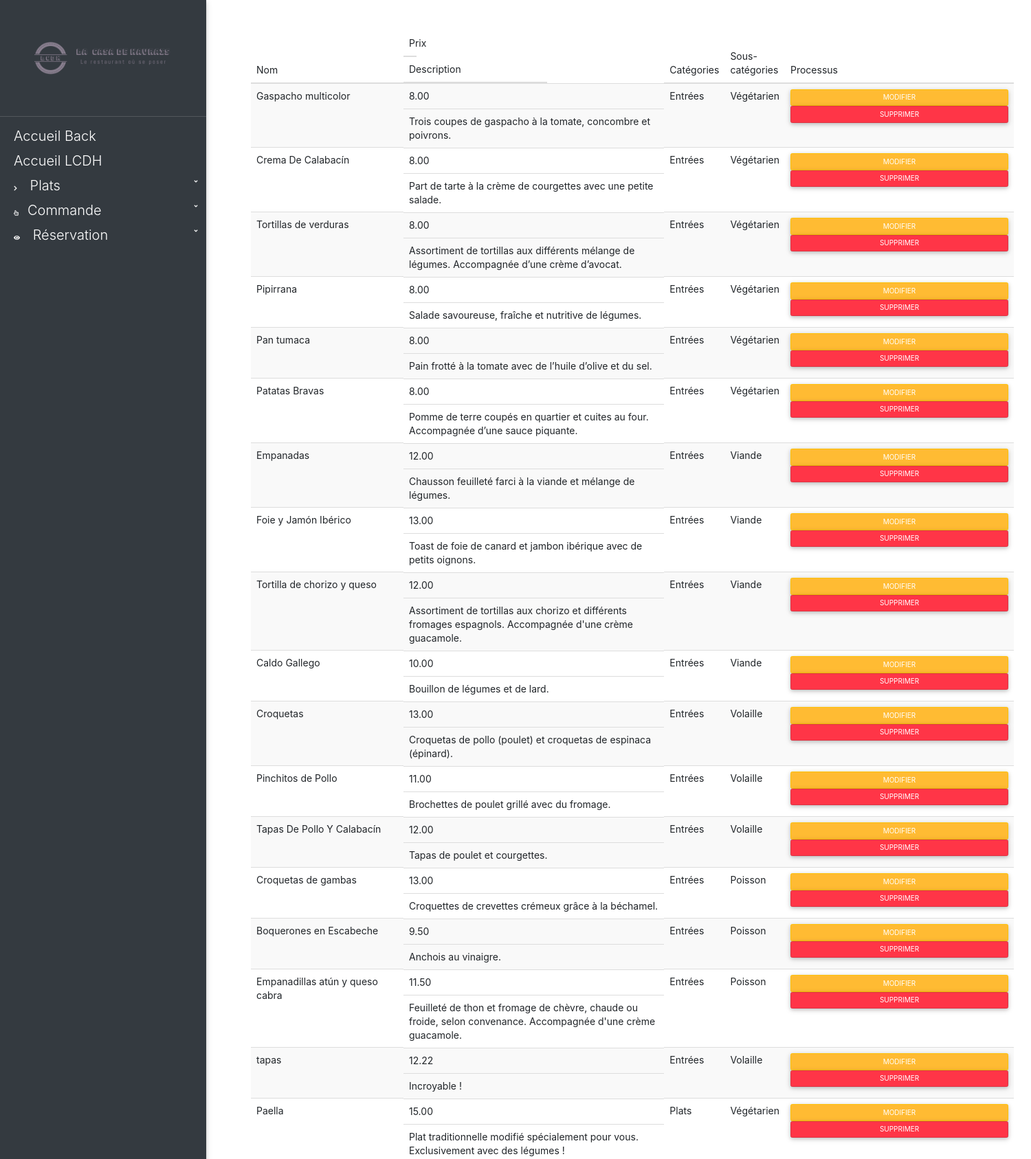
The page /back/listPlats.php (upper part) on the database its author committed.
### tables this page shows
CREATE TABLE IF NOT EXISTS `lcdh_dishes` (
  `dishes_id` int(11) NOT NULL AUTO_INCREMENT,
  `dishes_name` varchar(50) NOT NULL,
  `dishes_description` text NOT NULL,
  `dishes_price` varchar(50) NOT NULL,
  `categories_id` int(11) NOT NULL,
  `subCategories_id` int(11) NOT NULL,
  PRIMARY KEY (`dishes_id`),
  KEY `LCDH_dishes_LCDH_categories_FK` (`categories_id`),
  KEY `LCDH_dishes_LCDH_subCategories0_FK` (`subCategories_id`)
);

CREATE TABLE IF NOT EXISTS `lcdh_categories` (
  `categories_id` int(11) NOT NULL AUTO_INCREMENT,
  `categories_name` varchar(50) NOT NULL,
  PRIMARY KEY (`categories_id`)
);

CREATE TABLE IF NOT EXISTS `lcdh_subcategories` (
  `subCategories_id` int(11) NOT NULL AUTO_INCREMENT,
  `subCategories_name` varchar(50) NOT NULL,
  PRIMARY KEY (`subCategories_id`)
);

### models/database.php (called while the page is built, shortened)
<?php
    class database {
        public function __construct() {
            try {
                $db_config = array();
                $db_config['SGBD'] = 'mysql';
                $db_config['HOST'] = 'localhost';
                $db_config['DB_NAME'] = 'resto_lacasadehavrais';
                $db_config['USER'] = 'root';
                $db_config['PASSWORD'] = '';
                $db_config['OPTIONS'] = array(
                    PDO::ATTR_ERRMODE => PDO::ERRMODE_EXCEPTION,
                    PDO::ATTR_ERRMODE => PDO::ERRMODE_WARNING
                );
                $this->database = new PDO($db_config['SGBD'].':host='.$db_config['HOST'].';dbname='.$db_config['DB_NAME'].';charset=UTF8', $db_config['USER'], $db_config['PASSWORD']);
            } catch (Exception $error) {
                die('Erreur : '.$error->getMessage());
            }
        }
    }
?>

### controllers/controllerListe-plats_back.php (called while the page is built)
<?php
    require_once '../models/database.php';
    require_once '../models/modelPlats.php';
    $dishesOBJ = new dishes();
    if(isset($_POST['search'])){
        $arrayDishes = $dishesOBJ->searchDishes($_POST['inputSearchNavAdminDishes']);
    }else{
        $arrayDishes = $dishesOBJ->listDishes();
    }
?>

### models/modelPlats.php (called while the page is built, shortened)
<?php
    class dishes extends database {
        function listDishes() {
            $sql = $this->database->query('
                SELECT `dishes_id`, `dishes_name`, `dishes_description`, `dishes_price`, `categories_name`, `subcategories_name`
                FROM `lcdh_dishes`
                INNER JOIN `lcdh_categories` ON `lcdh_categories`.`categories_id` = `lcdh_dishes`.`categories_id`
                INNER JOIN `lcdh_subcategories` ON `lcdh_subcategories`.`subcategories_id` = `lcdh_dishes`.`subcategories_id`
            ');
            $result = $sql->fetchAll(PDO::FETCH_OBJ);
            return $result;
        }
    }
?>

### back/listPlats.php (the view, shortened to what this page needs)
<?php
    require_once '../controllers/controllerListe-plats_back.php';
    include 'header_back.php';
?>
<div class="container marginTop" id="margListPlats">
    <div class="row">
        <div class="col align-self-center">
            <table class="table table-striped" id="tableListPlats">
                <thead>
                    <tr>
                        <th scope="col" class="name"> Nom </th>
                        <th scope="col" class="price" id="priceBack"> Prix </th>
                        <th scope="col" class="desc" id="descBack"> Description </th>
                        <th scope="col" class="cat"> Catégories </th>
                        <th scope="col" class="subCat"> Sous-catégories </th>
                        <th scope="col" class="process"> Processus </th>
                    </tr>
                </thead>
                <tbody>
                    <?php foreach ($arrayDishes as $dishes) { ?>
                        <tr>
                            <th scope="row"> <?= $dishes->dishes_name ?> </th>
                            <th scope="row" id="priceBackForeach"><?= $dishes->dishes_price ?></th>
                            <th scope="row" id="descBackForeach"><?= $dishes->dishes_description ?></th>
                            <th scope="row"><?= $dishes->categories_name ?></th>
                            <th scope="row"><?= $dishes->subcategories_name ?></th>
                            <th scope="row">
                                <a href="modifier-plats.php?id=<?= $dishes->dishes_id ?>" class="btn btn-warning" id="modPlatsBack">Modifier</a>
                                <a href="supprimer-plats.php?id=<?= $dishes->dishes_id ?>" class="btn btn-danger" id="supPlatsBack">Supprimer</a>
                            </th>
                        </tr>
                    <?php } ?>
                </tbody>
            </table>
        </div>
    </div>
</div>
<?php include 'footer_back.php'; ?>

### css/styles.css (style rules this page uses)
body, html { height: 100%; margin: 0; font-family: "Segoe UI", "sans-serif"; color: #777; box-sizing: border-box; }
#margBienv, #margAjoutPlats, #margListPlats, #margModifPlats, #margSuppPlats, #margAjoutResa, #margAffPlats, #margListResa, #margAffResa { margin-bottom: 20px; margin-left: 350px; }
#tableListPlats, #tableListPlats thead, #tableListPlats tbody, #tableListPlats th { font-size: 14px; }
#tableListPlats .name { width: 20%; }
#tableListPlats .price { width: 5%; }
#tableListPlats .desc { width: 55%; }
#tableListPlats .subCat { width: 5%; }
#tableListPlats .process { width: 30%; }
@media screen and (min-width: 801px) and (max-device-width: 1024px) { #reservation #btnSubmitResa2 #submitResa2, #catSouscatOrdi, #selectCatSouscatOrdi, #navOrdi, #priceBack, #descBack, #priceBackForeach, #descBackForeach, #modPlatsBack, #supPlatsBack, #fistnameResaBack, #dateResaBack, #hourResaBack, #nbPersResaBack, #numTableResaBack, #fistnameResaBackForeach, #dateResaBackForeach, #hourResaBackForeach, #nbPersResaBackForeach, #numTableResaBackForeach, #modResaBack, #supResaBack { display: block !important; } }

### css/rotating-card.css (style rules this page uses)
body { margin-top: 60px; font-size: 14px; font-family: "Helvetica Nueue",Arial,Verdana,sans-serif; background-color: #E5E9ED; }

### rows shown on the page
lcdh_dishes: dishes_name "Gaspacho multicolor", dishes_price "8.00", dishes_description "Trois coupes de gaspacho à la tomate, concombre et poivrons.", categories.categories_name "Entrées", subCategories.subCategories_name "Végétarien"
lcdh_dishes: dishes_name "Crema De Calabacín", dishes_price "8.00", dishes_description "Part de tarte à la crème de courgettes avec une petite salade.", categories.categories_name "Entrées", subCategories.subCategories_name "Végétarien"
lcdh_dishes: dishes_name "Tortillas de verduras", dishes_price "8.00", dishes_description "Assortiment de tortillas aux différents mélange de légumes. Accompagnée d’une crème d’avocat.", categories.categories_name "Entrées", subCategories.subCategories_name "Végétarien"
lcdh_dishes: dishes_name "Pipirrana", dishes_price "8.00", dishes_description "Salade savoureuse, fraîche et nutritive de légumes.", categories.categories_name "Entrées", subCategories.subCategories_name "Végétarien"
lcdh_dishes: dishes_name "Pan tumaca", dishes_price "8.00", dishes_description "Pain frotté à la tomate avec de l’huile d’olive et du sel.", categories.categories_name "Entrées", subCategories.subCategories_name "Végétarien"
lcdh_dishes: dishes_name "Patatas Bravas", dishes_price "8.00", dishes_description "Pomme de terre coupés en quartier et cuites au four. Accompagnée d’une sauce piquante.", categories.categories_name "Entrées", subCategories.subCategories_name "Végétarien"
lcdh_dishes: dishes_name "Empanadas", dishes_price "12.00", dishes_description "Chausson feuilleté farci à la viande et mélange de légumes.", categories.categories_name "Entrées", subCategories.subCategories_name "Viande"
lcdh_dishes: dishes_name "Foie y Jamón Ibérico", dishes_price "13.00", dishes_description "Toast de foie de canard et jambon ibérique avec de petits oignons.", categories.categories_name "Entrées", subCategories.subCategories_name "Viande"
lcdh_dishes: dishes_name "Tortilla de chorizo y queso", dishes_price "12.00", dishes_description "Assortiment de tortillas aux chorizo et différents fromages espagnols. Accompagnée d'une crème guacamole.", categories.categories_name "Entrées", subCategories.subCategories_name "Viande"
lcdh_dishes: dishes_name "Caldo Gallego", dishes_price "10.00", dishes_description "Bouillon de légumes et de lard.", categories.categories_name "Entrées", subCategories.subCategories_name "Viande"
lcdh_dishes: dishes_name "Croquetas", dishes_price "13.00", dishes_description "Croquetas de pollo (poulet) et croquetas de espinaca (épinard).", categories.categories_name "Entrées", subCategories.subCategories_name "Volaille"
lcdh_dishes: dishes_name "Pinchitos de Pollo", dishes_price "11.00", dishes_description "Brochettes de poulet grillé avec du fromage.", categories.categories_name "Entrées", subCategories.subCategories_name "Volaille"
lcdh_dishes: dishes_name "Tapas De Pollo Y Calabacín", dishes_price "12.00", dishes_description "Tapas de poulet et courgettes.", categories.categories_name "Entrées", subCategories.subCategories_name "Volaille"
lcdh_dishes: dishes_name "Croquetas de gambas", dishes_price "13.00", dishes_description "Croquettes de crevettes crémeux grâce à la béchamel.", categories.categories_name "Entrées", subCategories.subCategories_name "Poisson"
lcdh_dishes: dishes_name "Boquerones en Escabeche", dishes_price "9.50", dishes_description "Anchois au vinaigre.", categories.categories_name "Entrées", subCategories.subCategories_name "Poisson"
lcdh_dishes: dishes_name "Empanadillas atún y queso cabra", dishes_price "11.50", dishes_description "Feuilleté de thon et fromage de chèvre, chaude ou froide, selon convenance. Accompagnée d'une crème guacamole.", categories.categories_name "Entrées", subCategories.subCategories_name "Poisson"
lcdh_dishes: dishes_name "tapas", dishes_price "12.22", dishes_description "Incroyable !", categories.categories_name "Entrées", subCategories.subCategories_name "Volaille"
lcdh_dishes: dishes_name "Paella", dishes_price "15.00", dishes_description "Plat traditionnelle modifié spécialement pour vous. Exclusivement avec des légumes !", categories.categories_name "Plats", subCategories.subCategories_name "Végétarien"
